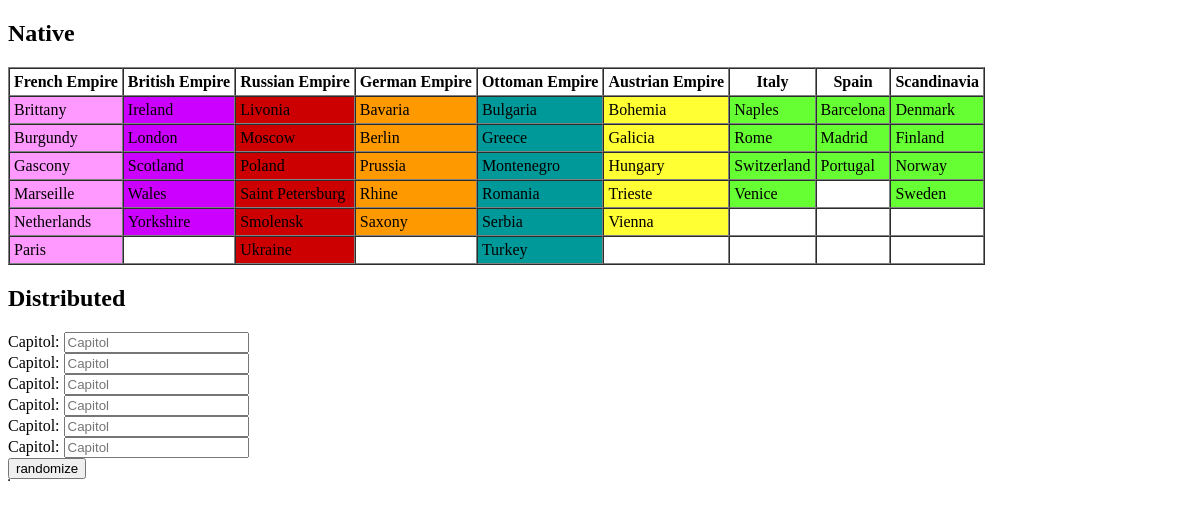
The page / on the database its author committed.
### tables this page shows
CREATE TABLE IF NOT EXISTS `territories` (
  `empire` int(11) NOT NULL,
  `name` varchar(128) NOT NULL,
  `color` varchar(6) NOT NULL,
  UNIQUE KEY `name` (`name`)
);

### class.dbaccelerator.php (called while the page is built, shortened)
<?php
	class sidb {
		public static $link;
		static function connect($host, $user, $pass, $db) {
			self::$link = mysqli_connect($host, $user, $pass, $db);
			return false;
		}
		static function errcheck() {
			$err = mysqli_error(self::$link);
			if(!$err) return false;
		}
		static function getSingleResult($query) {
			$res = mysqli_query(self::$link, $query);
			if(self::numrows($res)) {
				$res->data_seek(0);
				$r = $res->fetch_array();
				return $r[0];
			}
			return 0;
		}
		static function numrows($res) {
			return mysqli_num_rows($res);
		}
		static function getRows($query, $rows = 0, $start = 0, $res = null) {
			if($res === null) {
				$res = mysqli_query(self::$link, $query);
			}
			if(self::numrows($res)) {
				$return = array();
				while($row = mysqli_fetch_assoc($res)) {
					$return[] = $row;
				}
				return $return;
			}
		}
	}
?>

### index.php (the view, shortened to what this page needs)
<?php
	$t = sidb::getRows("select b.`name` empire, a.`name`, a.`color` from `territories` a left join `empires` b on a.`empire` = b.`id` order by a.`empire`, a.`name`, b.`independent` asc");
	$max = sidb::getSingleResult("select count(*), empire from territories group by empire order by count(*) desc limit 1");
	$e = array();
	foreach($t as $row) {
		if(!isset($e[$row['empire']])) {
			$e[$row['empire']] = array();
		}
		$e[$row['empire']][] = array('name'=>$row['name'], 'color'=>$row['color']);
	}
	$keys = array_keys($e);
	$rows = array_fill(0, $max, array_fill(0, 9, array('name'=>'&nbsp;','color'=>'ffffff')));
	foreach($e as $empire => $turf) {
		$col = array_search($empire, $keys);
		foreach($turf as $index => $name) {
			$rows[$index][$col] = $name;
		}
	}
?>
<!DOCTYPE html PUBLIC "-//W3C//DTD XHTML 1.1//EN" "http://www.w3.org/TR/xhtml11/DTD/xhtml11.dtd">
<html xmlns="http://www.w3.org/1999/xhtml" xml:lang="en" lang="en">
	<head>
		<link rel="stylesheet" href="ui-darkness/jquery-ui-1.10.3.custom.css" type="text/css" />
	</head>
	<body>
		<h2>Native</h2>
		<table border="1" cellspacing="0" cellpadding="4">
			<tr>
<?php foreach($keys as $key):  ?>
				<th><? echo $key; ?></th>
<?php endforeach; ?>
			</tr>
<?php foreach($rows as $row): ?>
			<tr>
<?php foreach($row as $col): ?>
				<td style="background-color: #<?php echo $col['color']; ?>"><?php echo $col['name']; ?></td>
<?php endforeach; ?>
			</tr>
<?php endforeach; ?>
		</table>
		<h2>Distributed</h2>
		<form method="get" action="index.php" id="capitols">
			Capitol: <input type="text" class="capitol" name="cap[]" placeholder="Capitol" /><br />
			Capitol: <input type="text" class="capitol" name="cap[]" placeholder="Capitol" /><br />
			Capitol: <input type="text" class="capitol" name="cap[]" placeholder="Capitol" /><br />
			Capitol: <input type="text" class="capitol" name="cap[]" placeholder="Capitol" /><br />
			Capitol: <input type="text" class="capitol" name="cap[]" placeholder="Capitol" /><br />
			Capitol: <input type="text" class="capitol" name="cap[]" placeholder="Capitol" /><br />
			<input type="button" id="randomize" value="randomize" />
			<table border="1" cellspacing="0" cellpadding="4" id="turf">
			</table>
		</form>
	</body>
</html>

### rows shown on the page
territories: name "Brittany"
territories: name "Ireland"
territories: name "Livonia"
territories: name "Bavaria"
territories: name "Bulgaria"
territories: name "Bohemia"
territories: name "Naples"
territories: name "Barcelona"
territories: name "Denmark"
territories: name "Burgundy"
territories: name "London"
territories: name "Moscow"
territories: name "Berlin"
territories: name "Greece"
territories: name "Galicia"
territories: name "Rome"
territories: name "Madrid"
territories: name "Finland"
territories: name "Gascony"
territories: name "Scotland"
territories: name "Poland"
territories: name "Prussia"
territories: name "Montenegro"
territories: name "Hungary"
territories: name "Switzerland"
territories: name "Portugal"
territories: name "Norway"
territories: name "Marseille"
territories: name "Wales"
territories: name "Saint Petersburg"
territories: name "Rhine"
territories: name "Romania"
territories: name "Trieste"
territories: name "Venice"
territories: name "Sweden"
territories: name "Netherlands"
territories: name "Yorkshire"
territories: name "Smolensk"
territories: name "Saxony"
territories: name "Serbia"
territories: name "Vienna"
territories: name "Paris"
territories: name "Ukraine"
territories: name "Turkey"

### other values the page prints
$key "French Empire"
$key "British Empire"
$key "Russian Empire"
$key "German Empire"
$key "Ottoman Empire"
$key "Austrian Empire"
$key "Italy"
$key "Spain"
$key "Scandinavia"
